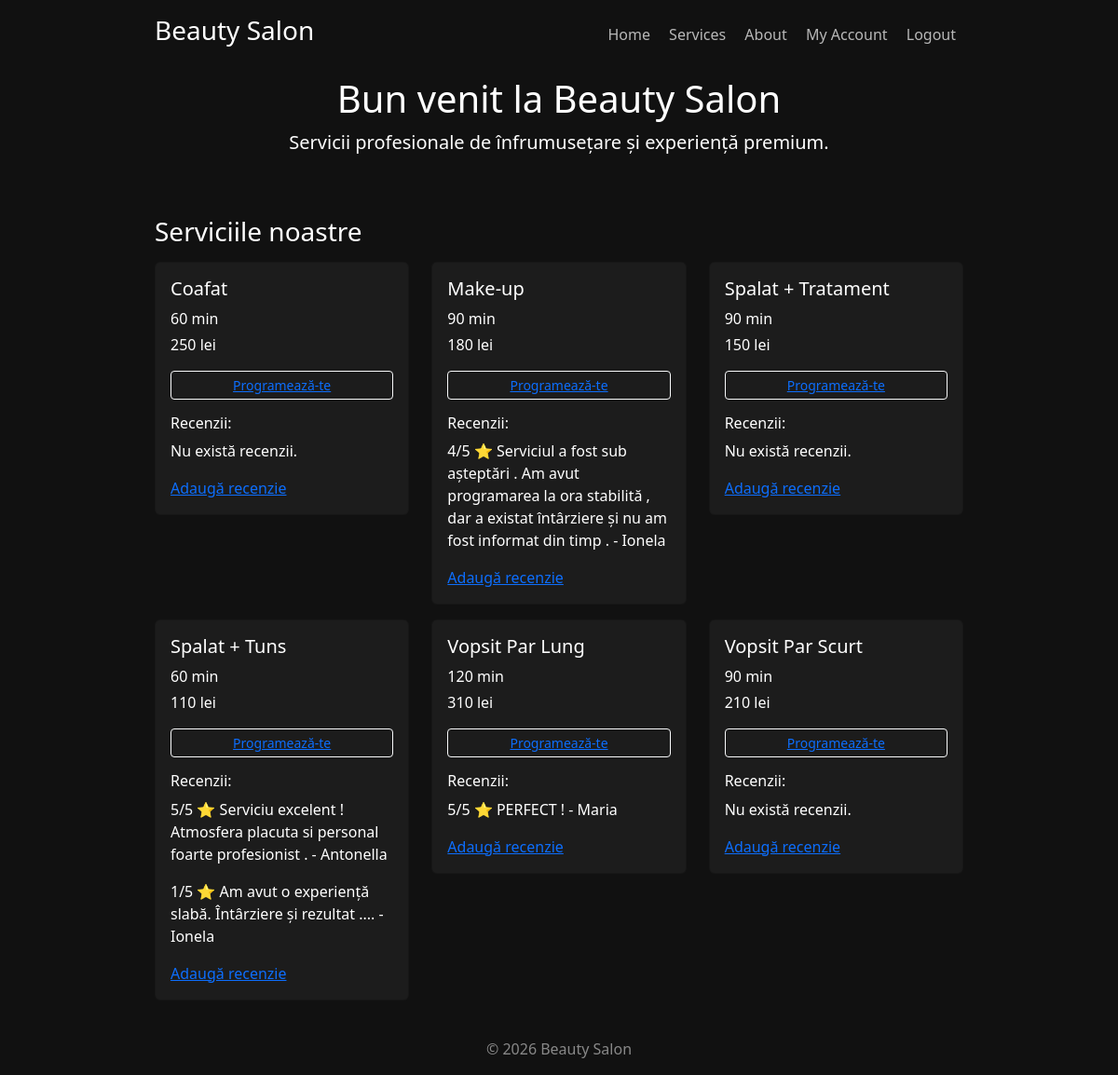
/services (signed in), run on the app's committed database.
### mainapp/models.py (models this page shows, shortened)
class Services(models.Model):
    services = models.CharField(max_length=225)
    duration = models.TextField()
    price = models.IntegerField()
    class Meta:
        db_table ="services"
        ordering = ['services']

class Review(models.Model):
    user = models.ForeignKey(User , on_delete=models.CASCADE)
    service = models.ForeignKey(Services , on_delete=models.CASCADE)
    rating = models.IntegerField()
    comment = models.TextField()
    created = models.DateTimeField(auto_now_add=True)
    class Meta:
        db_table ="review"

### mainapp/views.py (the view)
# urls.py: path('services' , views.services , name='services'),
def services(request):
    services_list = Services.objects.all()
    return render(request , 'mainapp/services.html' , {'services' : services_list})

### mainapp/templates/mainapp/services.html (shortened to what this page needs)
{% load static %}
<!doctype html>
<html lang="en" class="h-100">
<head>
    <link href="https://cdn.jsdelivr.net/npm/bootstrap@5.3.0/dist/css/bootstrap.min.css" rel="stylesheet">
</head>
<body class="text-white">
<div class="cover-container d-flex w-100 h-100 p-3 mx-auto flex-column">
    {% include "mainapp/navbar.html" %}
    <main class="mb-5 text-center">
        <h1>Bun venit la Beauty Salon</h1>
        <p class="lead">
            Servicii profesionale de înfrumusețare și experiență premium.
        </p>
    </main>
    <h3 class="mb-3">Serviciile noastre</h3>
    <div class="row">
        {% for service in services %}
        <div class="col-md-4">
            <div class="card mb-3 p-3">
                <h5>{{ service.services }}</h5>
                <p class="mb-1">
                    {{ service.duration }} min
                </p>
                <p>
                    {{ service.price }} lei
                </p>
                <button class="btn btn-sm btn-outline-light">
                    <a href="{% url 'create_appointment' service.id %}">
                        Programează-te
                    </a>
                </button>
                <h6 class="mt-3">Recenzii:</h6>
                {% for review in service.review_set.all %}
                    <p>
                        {{ review.rating }}/5 ⭐
                        {{ review.comment }}
                        - {{ review.user.username }}
                    </p>
                {% empty %}
                    <p>Nu există recenzii.</p>
                {% endfor %}
                <a href="{% url 'add_review' service.id %}">
                    Adaugă recenzie
                </a>
            </div>
        </div>
        {% endfor %}
    </div>
    <footer class="mt-4 text-center text-white-50">
        © 2026 Beauty Salon
    </footer>
</div>
</body>
</html>

### mainapp/templates/mainapp/services.html (style rules this page uses)
body { min-height: 100vh; background: #111; color: white; }
.cover-container { max-width: 900px; }
.card { background: #1c1c1c; color: white; }

### data on the page
Services: services "Coafat", duration "60", price "250"
Services: services "Make-up", duration "90", price "180"
Review: rating "4", comment "Serviciul a fost sub așteptări . Am avut programarea la ora stabilită , dar a existat întârziere și nu am fost informat din timp .", user.username "Ionela"
Services: services "Spalat + Tratament", duration "90", price "150"
Services: services "Spalat + Tuns", duration "60", price "110"
Review: rating "5", comment "Serviciu excelent ! Atmosfera placuta si personal foarte profesionist .", user.username "Antonella"
Review: rating "1", comment "Am avut o experiență slabă. Întârziere și rezultat ....", user.username "Ionela"
Services: services "Vopsit Par Lung", duration "120", price "310"
Review: rating "5", comment "PERFECT !", user.username "Maria"
Services: services "Vopsit Par Scurt", duration "90", price "210"
